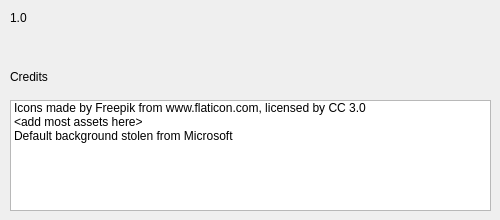
      <widget class="QWidget" name="tabAbout">
       <attribute name="title">
        <string>About</string>
       </attribute>
       <widget class="QLabel" name="lblCredits">
        <property name="geometry">
         <rect>
          <x>10</x>
          <y>70</y>
          <width>47</width>
          <height>13</height>
         </rect>
        </property>
        <property name="text">
         <string>Credits</string>
        </property>
       </widget>
       <widget class="QListWidget" name="listWidget">
        <property name="geometry">
         <rect>
          <x>10</x>
          <y>100</y>
          <width>481</width>
          <height>111</height>
         </rect>
        </property>
        <item>
         <property name="text">
          <string>Icons made by Freepik from www.flaticon.com, licensed by CC 3.0</string>
         </property>
        </item>
        <item>
         <property name="text">
          <string>&lt;add most assets here&gt;</string>
         </property>
        </item>
        <item>
         <property name="text">
          <string>Default background stolen from Microsoft</string>
         </property>
        </item>
       </widget>
       <widget class="QLabel" name="lblUiVersion">
        <property name="geometry">
         <rect>
          <x>10</x>
          <y>10</y>
          <width>141</width>
          <height>16</height>
         </rect>
        </property>
        <property name="text">
         <string>1.0</string>
        </property>
       </widget>
      </widget>
